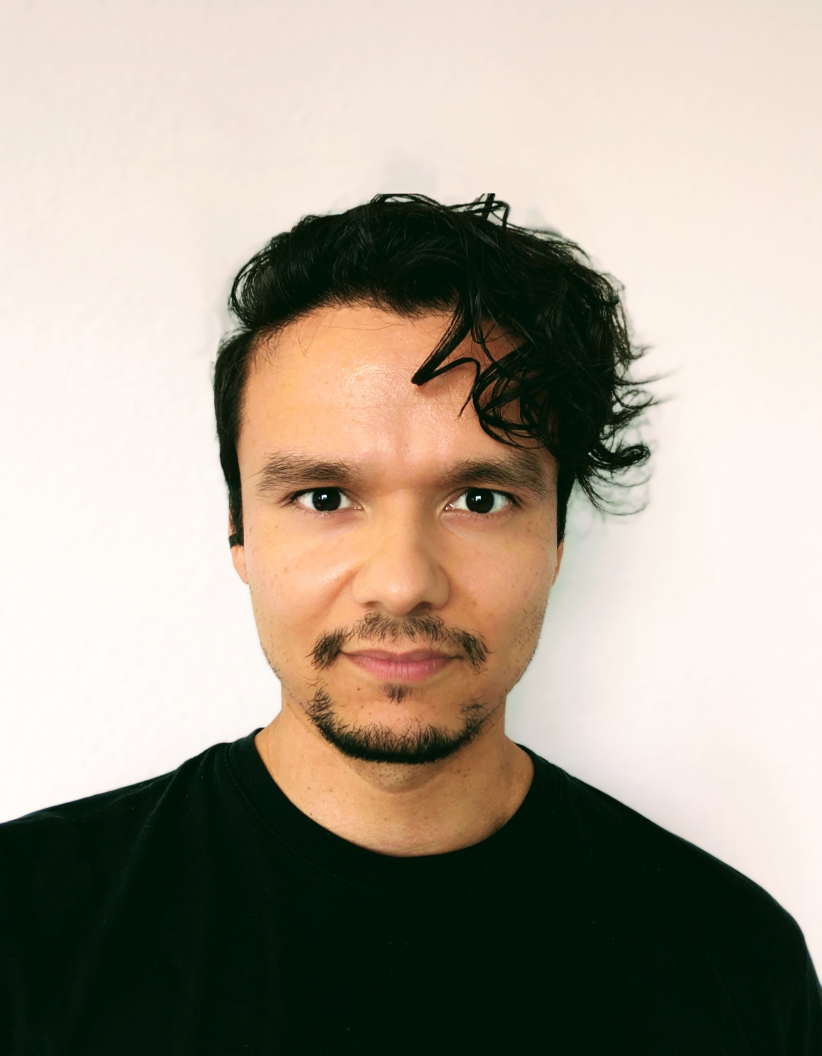
#> input picture selfie-small.jpeg, 2464 x 3166 px (shown at 1/3 size)
$ python -i build_tattoos.py   (imports and definitions only)
#> lines starting #> are read from the running program, lines starting #| are printed output that depends on the picture; after the words box and inside, x2 and y2 are one past the last pixel; in counts of white or black regions, pixels touching at a corner belong together
#> further down, picture is the input picture: shape (3166, 2464, 3); mean B, G, R 143.4, 157.6, 166.8
#!/usr/bin/env python3
# /// script
# requires-python = ">=3.11"
# dependencies = [
#     "opencv-python-headless==4.10.0.84",
#     "numpy==1.26.4",
#     "pyyaml==6.0.2",
#     "pillow==10.4.0",
# ]
# ///
"""Build the /tattoos page: each entry animates from the source of the idea into
the tattoo, then back, and the cards are rendered into the site's own chrome.

    uv run tools/build_tattoos.py tools/tattoos.yaml --out tattoos/ \
        --images-dir ~/tattoo-sources

Run it, commit what lands in tattoos/, push. Netlify serves the repo as-is.

Entry fields in the YAML (a list, one mapping per tattoo):

    slug            required  file names and the anchor id
    title           required  short name
    source, tattoo  required  image paths, relative to the YAML file unless
                              --images-dir is given, in which case relative to that
    date            required  YYYY-MM or YYYY
    place, artist   required  free text
    artist_url      optional  makes the artist name a link
    notes           optional  one short paragraph under the card
    source_credit   optional  credit or licence line for the source image
    align           optional  >=3 point pairs warping the source onto the tattoo
                              frame (3 = affine, >=4 = homography)
    transition      optional  crossfade (default) | edges
    hold, fade      optional  timing overrides, in seconds

Nothing published is a copy of an original file: every output is re-encoded from
a pixel array, so EXIF and GPS cannot survive into the site.
"""
import argparse
import html
import shutil
import subprocess
import sys
import tempfile
from pathlib import Path

import cv2
import numpy as np
import yaml
from PIL import Image

SIZE = 720
FPS = 24
POSTER_WIDTH = 480
WEBP_WIDTH = 480

REQUIRED = ("slug", "title", "source", "tattoo", "date", "place", "artist")


# --- image preparation ------------------------------------------------------

# [14 lines left out: functions load, cover, not called in this run]


def apply_affine(M, pts):
    pts = np.asarray(pts, dtype=np.float64)
    return pts @ M[:, :2].T + M[:, 2]


# [22 lines left out: function prepare_pair, not called in this run]


def line_drawing(img):
    """Dark lines on light paper. Bridges photograph and ink."""
    g = cv2.cvtColor(img, cv2.COLOR_BGR2GRAY)
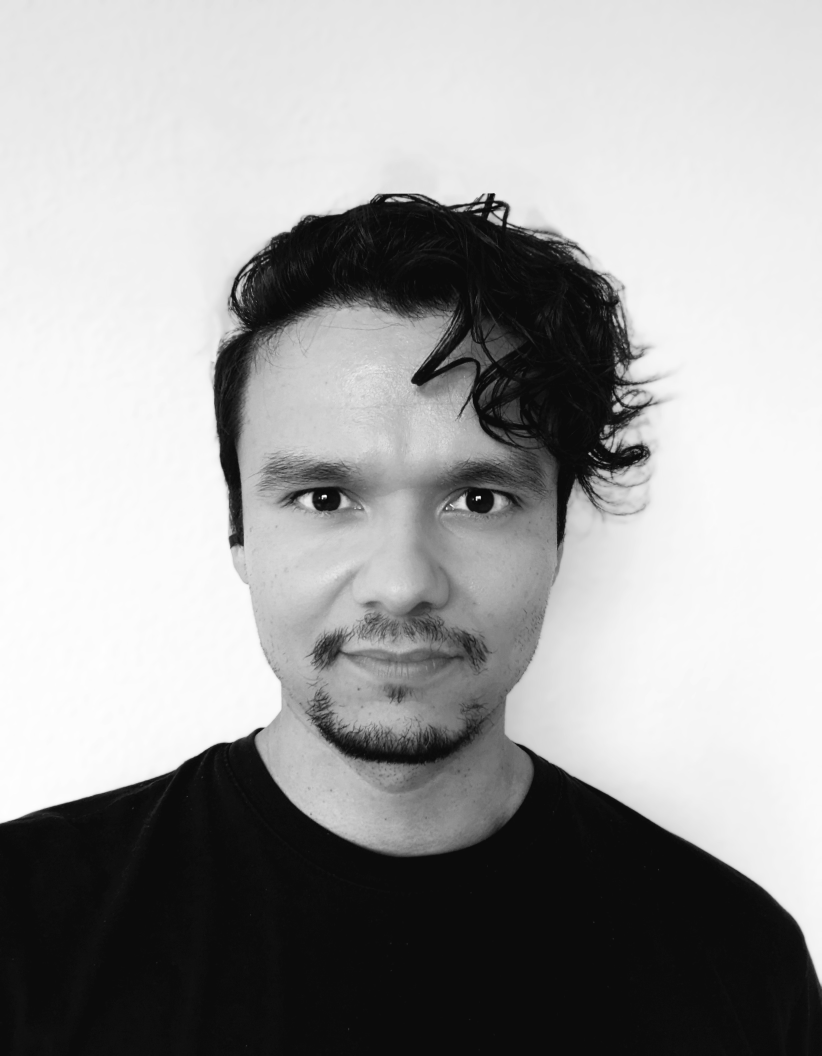
#> g: shape (3166, 2464) (shown at 1/3 size); min 4, max 255, mean 158.7
    g = cv2.bilateralFilter(g, 9, 50, 50)
    e = cv2.Canny(g, 40, 120)
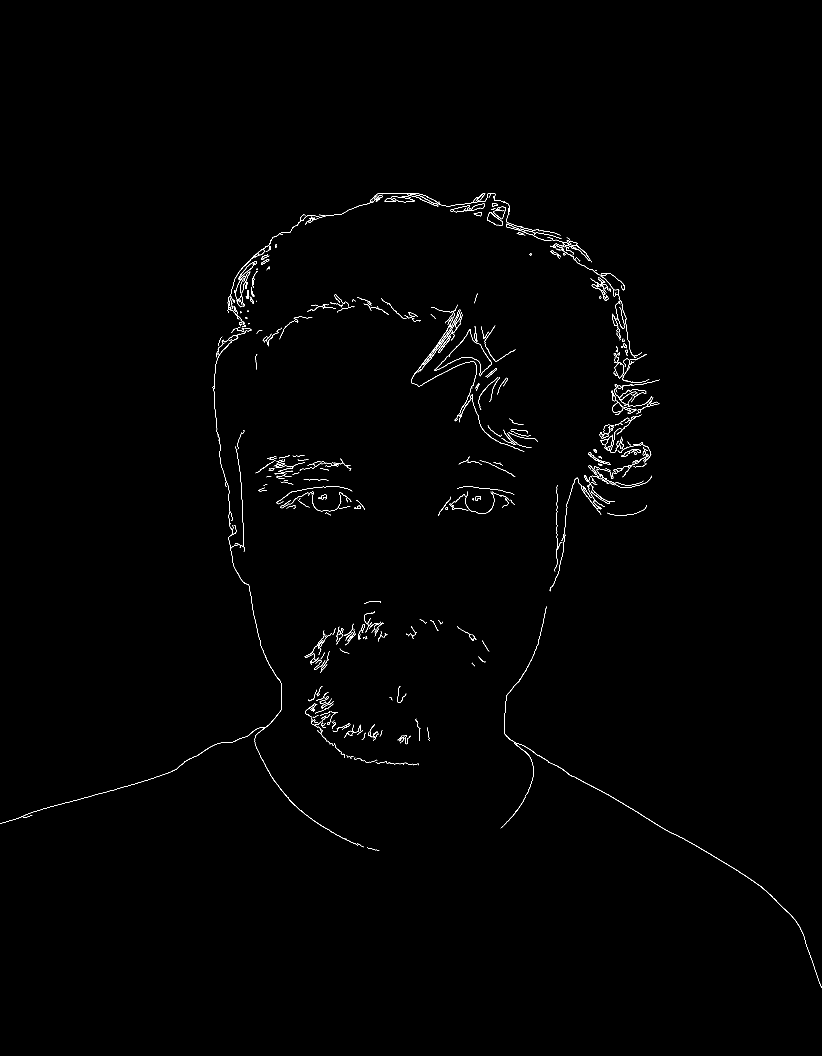
#> e: shape (3166, 2464) (shown at 1/3 size); 0.45% white in thin lines or dots, all inside (x1, y1, x2, y2) = (0, 579, 2464, 2962)
    e = cv2.dilate(e, np.ones((2, 2), np.uint8))
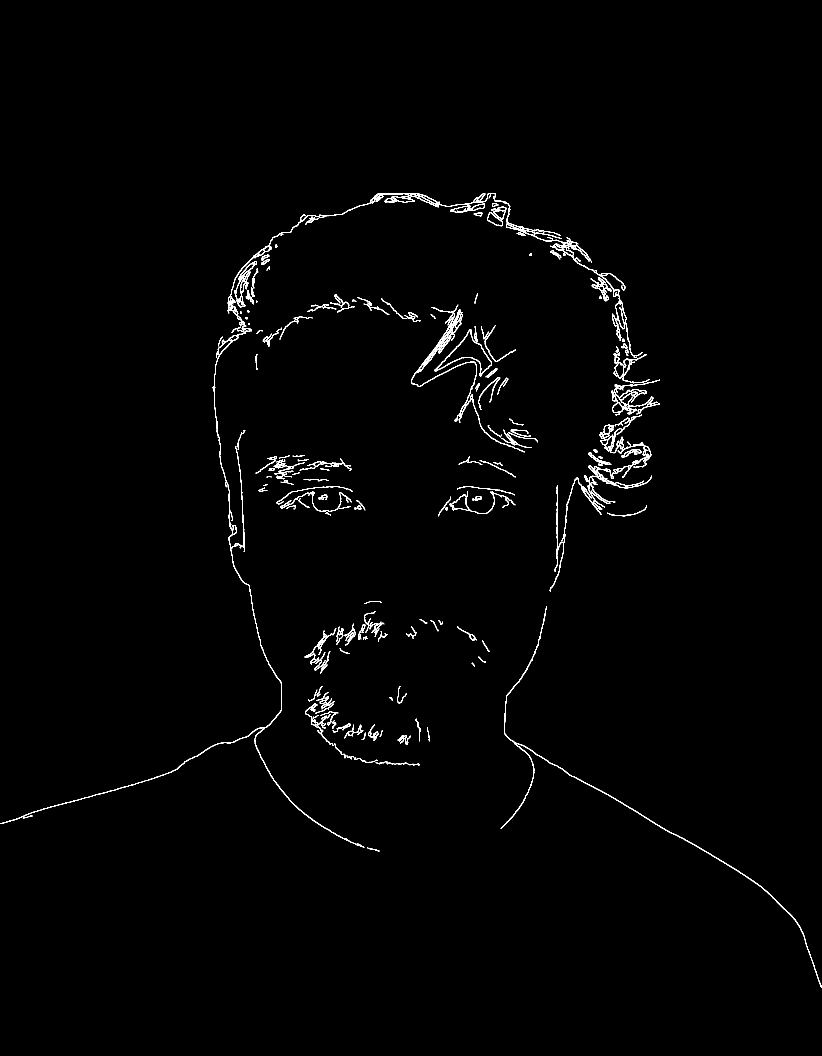
#> e: shape (3166, 2464) (shown at 1/3 size); 0.96% white in thin lines or dots, all inside (x1, y1, x2, y2) = (0, 579, 2464, 2963)
    paper = np.full_like(img, 236)
    paper[e > 0] = (30, 30, 30)
    return paper


def ease(t):
    return 0.5 - 0.5 * np.cos(np.pi * t)


# [62 lines left out: functions frames, encode, run, not called in this run]


# --- the page ---------------------------------------------------------------

def esc(value):
    return html.escape(str(value))


# [29 lines left out: function card, not called in this run]


PAGE = """<!DOCTYPE html>
<html lang="en">
  <head>
    <meta charset="UTF-8">
    <meta name="viewport" content="width=device-width, initial-scale=1.0">
    <title>Tattoos - Leo Torres</title>
    <meta name="description" content="{description}">
    <meta property="og:title" content="Tattoos - Leo Torres">
    <meta property="og:description" content="{description}">
    <meta property="og:image" content="{og_image}">
    <link rel="icon" type="image/svg+xml" href="../favicon-navy.svg">
    <link rel="icon" type="image/x-icon" href="../favicon.ico">
    <link href="https://fonts.googleapis.com/css2?family=Manrope:wght@300;400;500;600;700;800&family=JetBrains+Mono:wght@300;400;500;600&display=swap" rel="stylesheet">
    <link rel="stylesheet" href="../styles.css">
    <style>
      /* This page is not one of the three personas, so no accent is claimed and
         all three diamonds stay outlined. */
      .diamond-accent .diamond:nth-child(1) {{ border: 2px solid var(--plum); }}
      .diamond-accent .diamond:nth-child(2) {{ border: 2px solid var(--gold); }}
      .diamond-accent .diamond:nth-child(3) {{ border: 2px solid var(--verdigris); }}
      .section-divider {{ background-color: var(--navy); }}
      .nav-links a.active::after {{ background-color: var(--navy); }}

      /* The diamond tooltip is laid out even while hidden, which makes the page
         9px wider than the viewport on a phone. Keeping it out of layout until
         hover fixes that. The same two lines in styles.css would fix it for
         every other page on the site, which is why they are not there. */
      .diamond::after {{ display: none; }}
      .diamond:hover::after {{ display: block; }}

      .intro {{ font-size: 0.9rem; color: var(--dark-gray); max-width: 600px; margin-bottom: var(--space-lg); }}

      /* Inside the site's 800px column this lands on two cards per row and
         collapses to one well before phone width. */
      .tattoo-grid {{
        display: grid;
        grid-template-columns: repeat(auto-fill, minmax(300px, 1fr));
        gap: var(--space-lg) var(--space-md);
        margin-bottom: var(--space-xl);
      }}

      .tattoo-card {{ min-width: 0; }}
      .tattoo-card .frame {{
        position: relative;
        aspect-ratio: 1;
        border-radius: 4px;
        overflow: hidden;
        background-color: var(--light-bg);
      }}
      .tattoo-card video,
      .tattoo-card .poster {{ width: 100%; height: 100%; object-fit: cover; display: block; }}
      .tattoo-card .poster {{ display: none; }}

      .tattoo-card h2 {{
        font-size: 1rem; font-weight: 600; color: var(--navy);
        margin-top: var(--space-sm); margin-bottom: 4px;
      }}
      .tattoo-card dl {{
        display: grid; grid-template-columns: max-content 1fr;
        gap: 2px var(--space-sm);
        font-size: 0.8rem; font-family: var(--font-mono);
      }}
      .tattoo-card dt {{ color: var(--medium-gray); }}
      .tattoo-card dd {{ color: var(--dark-gray); font-weight: 500; }}
      .tattoo-card dd a {{ color: var(--dark-gray); text-decoration: underline; text-underline-offset: 2px; }}
      .tattoo-card dd a:hover {{ color: var(--navy); }}
      .tattoo-card .notes {{ font-size: 0.85rem; color: var(--dark-gray); margin-top: var(--space-xs); }}
      .tattoo-card .credit {{ font-size: 0.7rem; color: var(--medium-gray); margin-top: 6px; }}

      a:focus-visible, button:focus-visible {{ outline: 2px solid var(--navy); outline-offset: 2px; }}

      /* Reduced motion: the poster stands in and nothing ever plays. */
      @media (prefers-reduced-motion: reduce) {{
        .tattoo-card video {{ display: none; }}
        .tattoo-card .poster {{ display: block; }}
      }}
    </style>
  </head>
  <body>
    <div class="container">
      <header>
        <nav>
          <div class="nav-left">
            <div class="burger-menu" onclick="toggleBurgerMenu()" id="burger-menu">
              <div class="burger-line"></div>
              <div class="burger-line"></div>
              <div class="burger-line"></div>
            </div>
            <div class="page-title" id="page-title">Tattoos</div>
          </div>

          <div class="nav-links" id="nav-links">
            <a href="/" class="nav-link">Home</a>
            <a href="/tattoos/" class="nav-link active">Tattoos</a>
          </div>

          <div style="display: flex; align-items: center; gap: var(--space-md);">
            <button class="theme-toggle" onclick="toggleTheme()" id="theme-toggle">
              <span class="theme-text">Dark</span>
            </button>
            <div class="diamond-accent">
              <div class="diamond" onclick="window.location.href='/scholar.html'" data-tooltip="Scholar"></div>
              <div class="diamond" onclick="window.location.href='/manager.html'" data-tooltip="Manager"></div>
              <div class="diamond" onclick="window.location.href='/engineer.html'" data-tooltip="Engineer"></div>
            </div>
          </div>
        </nav>
      </header>

      <main>
        <h1 class="section-title">Tattoos</h1>
        <div class="section-divider"></div>
        <p class="intro">{intro}</p>

        <div class="tattoo-grid">
{cards}
        </div>
      </main>

      <footer class="contact">
        <div class="contact-links">
          <a href="mailto:leo@leotrs.com">Email</a>
          <a href="https://github.com/leotrs">GitHub</a>
          <a href="https://www.linkedin.com/in/leo-torres-550ba068/">LinkedIn</a>
        </div>

        <div class="footer-diamonds">
          <div class="diamond"></div>
          <div class="diamond"></div>
          <div class="diamond"></div>
        </div>
      </footer>
    </div>

    <script>
      // Dark mode, same contract as the rest of the site.
      function toggleTheme() {{
        const html = document.documentElement;
        const text = document.getElementById('theme-toggle').querySelector('.theme-text');
        const newTheme = html.getAttribute('data-theme') === 'dark' ? 'light' : 'dark';
        html.setAttribute('data-theme', newTheme);
        localStorage.setItem('theme', newTheme);
        text.textContent = newTheme === 'dark' ? 'Light' : 'Dark';
      }}

      function initTheme() {{
        const html = document.documentElement;
        const text = document.getElementById('theme-toggle').querySelector('.theme-text');
        const saved = localStorage.getItem('theme');
        const theme = saved || (window.matchMedia('(prefers-color-scheme: dark)').matches ? 'dark' : 'light');
        html.setAttribute('data-theme', theme);
        text.textContent = theme === 'dark' ? 'Light' : 'Dark';
      }}
      initTheme();

      function toggleBurgerMenu() {{
        document.getElementById('burger-menu').classList.toggle('active');
        document.getElementById('nav-links').classList.toggle('active');
      }}

      const reduced = window.matchMedia('(prefers-reduced-motion: reduce)').matches;
      const clips = document.querySelectorAll('.tattoo-card video');
      if (reduced) {{
        clips.forEach(v => {{ v.removeAttribute('autoplay'); v.pause(); }});
      }} else {{
        // Only play what is on screen.
        const io = new IntersectionObserver(entries => entries.forEach(e => {{
          if (e.isIntersecting) e.target.play().catch(() => {{}});
          else e.target.pause();
        }}), {{ threshold: 0.25 }});
        clips.forEach(v => io.observe(v));
      }}
    </script>
  </body>
</html>
"""

INTRO = ("Each one started somewhere else: a photograph, a line on a plate, a textile. "
         "The animation runs from that source into the tattoo and back.")


# [64 lines left out: functions render_page, sort_key, resolve, main, not called in this run]


# [2 lines not run here, left out]

>>> import cv2
>>> picture = cv2.imread('../selfie-small.jpeg')
>>> result = line_drawing(picture)
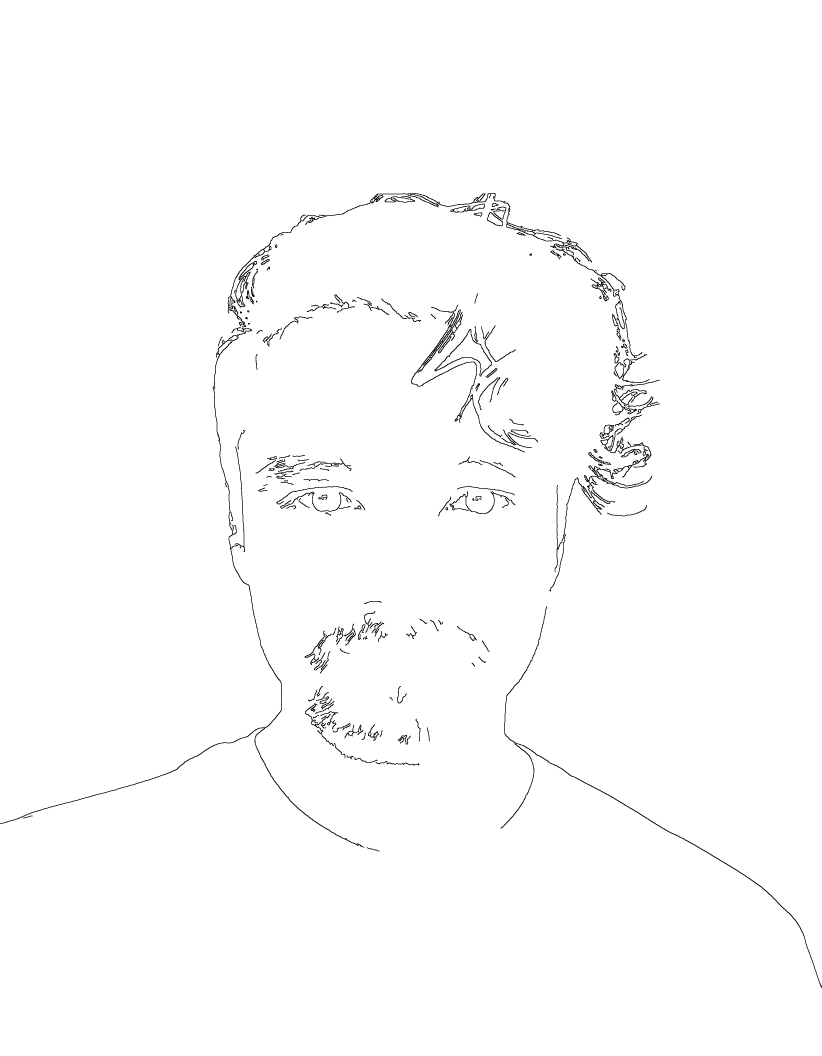
#> result: shape (3166, 2464, 3) (shown at 1/3 size); values 30 (black) and 236 (white), 99% white; black in thin lines or dots, all inside (x1, y1, x2, y2) = (0, 579, 2464, 2963)
